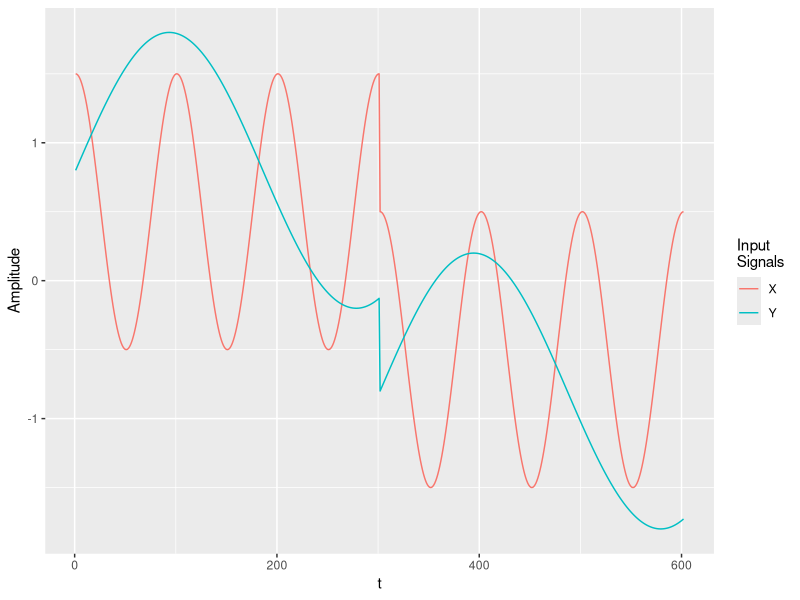
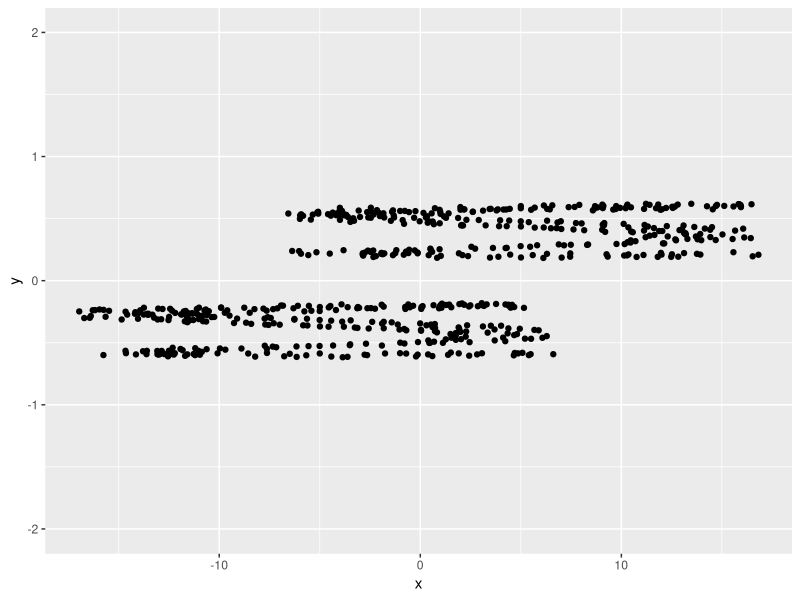
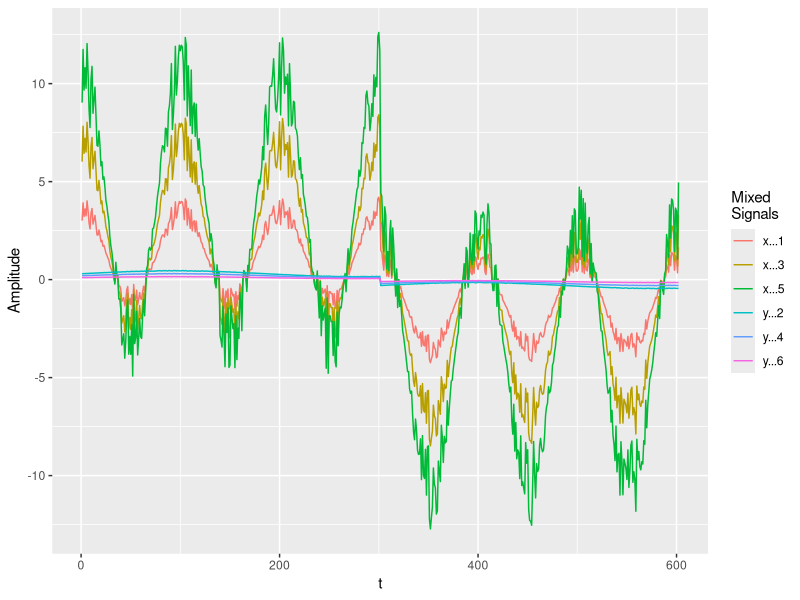
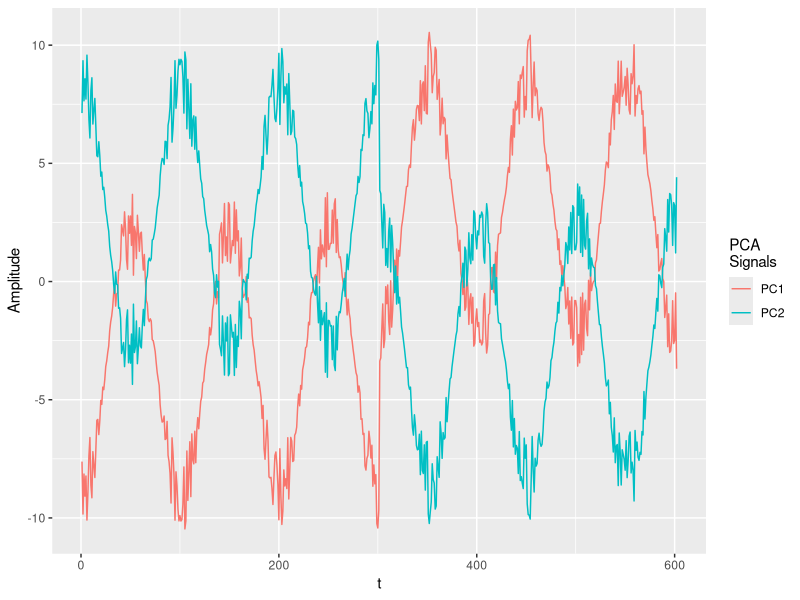
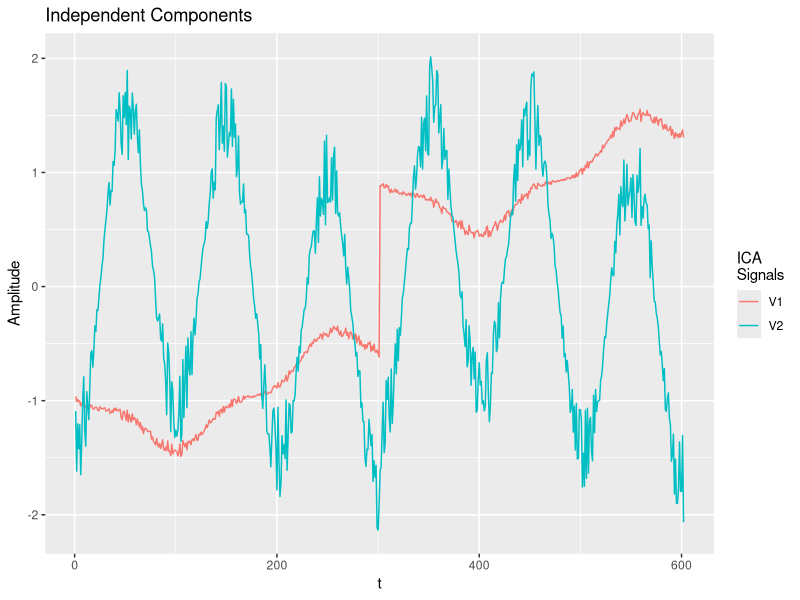
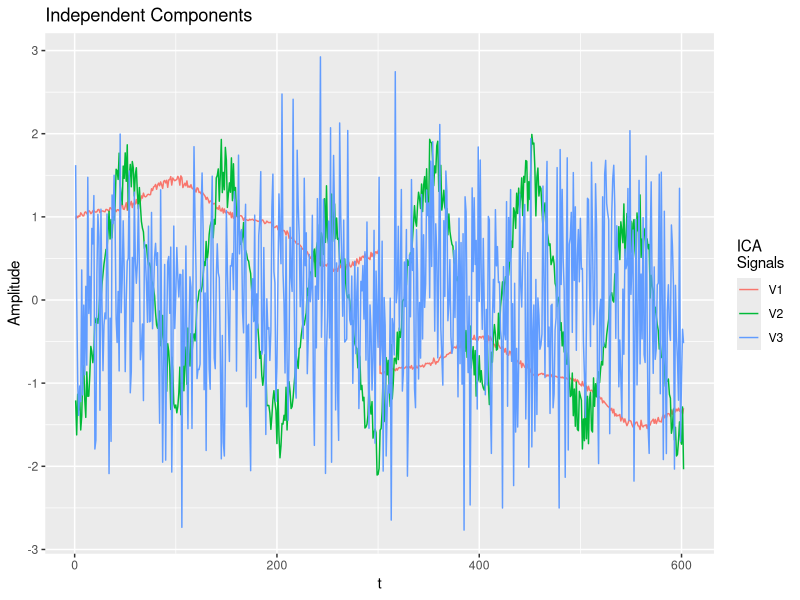
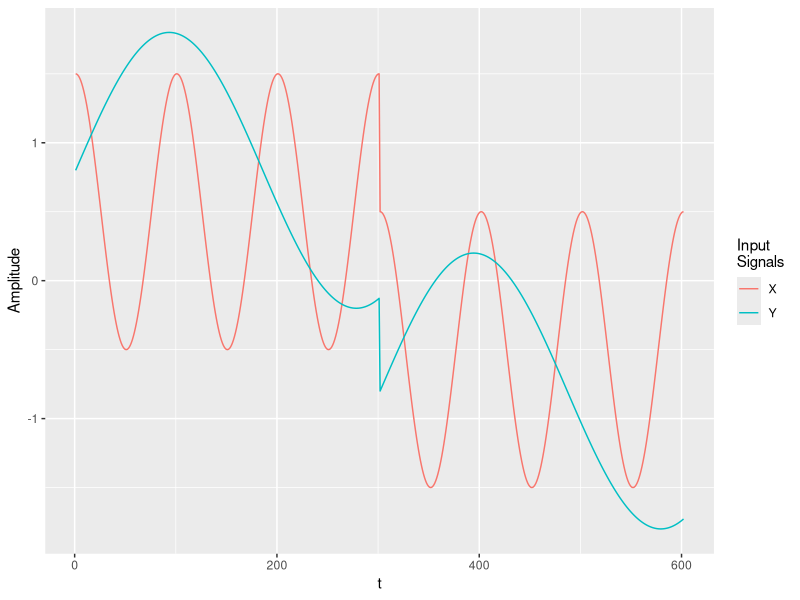
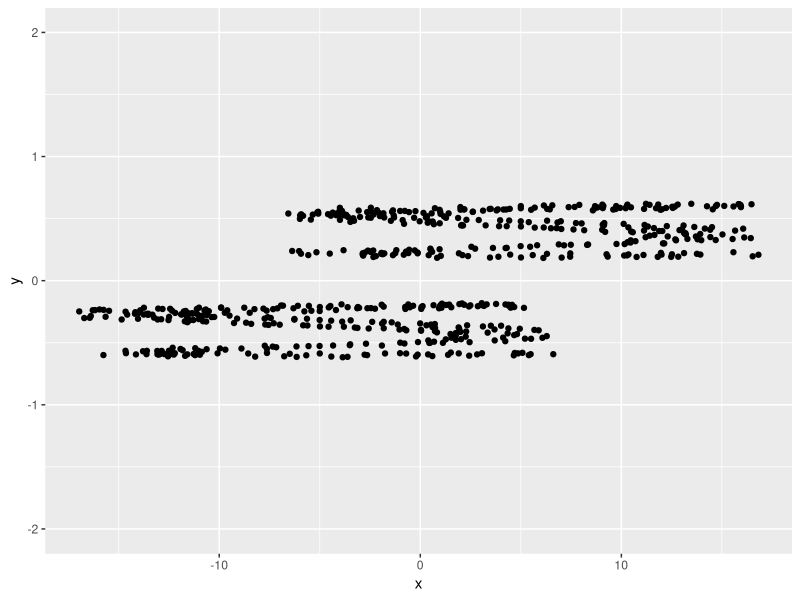

The R source for these figures, in order:
library(tidyverse)
######## Definitions
nSig <- 4
fMult <- 3.7
a <- 10
b <- .2
t <- 2*pi*seq(0,3,.01)
noise <- .2

####### Generate artificial signals
X1 <- 1/2 + cos(1.0 * t)
Y1 <- .8 + sin(1/fMult * t)

X2 <- -1/2 + cos(1.0 * t)
Y2 <- -.8 + sin(1/fMult * t)
X <- c(X1,X2)
Y <- c(Y1,Y2)
DATA <- tibble(X,Y) %>% rowid_to_column('t')

ggplot(DATA %>% gather(key,value,-t), aes(t,value, color=key))+
  geom_line()+
  scale_color_discrete('Input\nSignals')+
  ylab('Amplitude')
ggsave('ICA_Demo_InputSignals.png')

####### Scale, jitter and add noise
x1 <- a/2 + a * cos(1.0 * t + runif(length(t), 0, .001)) *
  runif(length(t), 1-2*noise,1+noise)
y1 <- 2*b + b*sin(1/fMult * t + runif(length(t), 0, .001)) *
  runif(length(t), 1-noise/2,1+noise/2)

x2 <- -a/2 + a*cos(1.0 * t + runif(length(t), 0, .001)) *
  runif(length(t), 1-2*noise,1+noise)
y2 <- -2*b + b*sin(1/fMult * t + runif(length(t), 0, .001)) *
  runif(length(t), 1-noise/2,1+noise/2)

x <- c(x1,x2)
y <- c(y1,y2)

####### Generate signal mix
base.data <- tibble(x,y)
data <- tibble(.rows = nrow(base.data))
for (i in 1:(nSig-1)) {
  data <- data %>%
    bind_cols(tibble(x = i/nSig*x, y = (1-i/nSig)*y))
}

t.data <- data %>% rowid_to_column('t')
t.data %>% ggplot(aes(x,y))+
  geom_point()+
  scale_y_continuous(limits = c(-2,2))
ggsave('ICA_Demo_InputSignals_Noise_XY.png')

ggplot(data %>%
         rowid_to_column('t') %>%
         gather(key,value,-t), aes(t,value, color=key))+
  geom_line()+
  scale_color_discrete('Mixed\nSignals')+
  ylab('Amplitude')
ggsave('ICA_Demo_InputSignals_Noise_Mixed.png')

####### Run PCA
pca <- prcomp(data, center = T, scale. = T)
summary(pca)

data.pca <- as_tibble(as.matrix(data)%*%pca$rotation[,1:2]) %>%
  rowid_to_column('t')
ggplot(data.pca %>%
         gather(key,value,-t), aes(t,value, color=key))+
  geom_line()+
  scale_color_discrete('PCA\nSignals')+
  ylab('Amplitude')
ggsave('ICA_Demo_PCASignals.png')

####### Run ICA
ica <- fastICA::fastICA(data, n.comp = 2, row.norm = T)
summary(ica)
ggplot(as_tibble(ica$S) %>% rowid_to_column('t') %>%
         gather(key,value,-t), aes(t,value, color=key))+
  geom_line()+
  scale_color_discrete('ICA\nSignals')+
  ylab('Amplitude')+
  ggtitle('Independent Components ')
ggsave('ICA_Demo_ICASignals.png')

####### Run ICA 3 signals
mrand <- matrix(rnorm(dim(data)[1]*dim(data)[2])*.0001, nrow=dim(data)[1])
ica <- fastICA::fastICA(data+mrand, n.comp = 3, row.norm = T)
summary(ica)
ggplot(as_tibble(ica$S) %>% rowid_to_column('t') %>%
         gather(key,value,-t), aes(t,value, color=key))+
  geom_line()+
  scale_color_discrete('ICA\nSignals')+
  ylab('Amplitude')+
  ggtitle('Independent Components ')
ggsave('ICA_Demo_3ICASignals.png')
